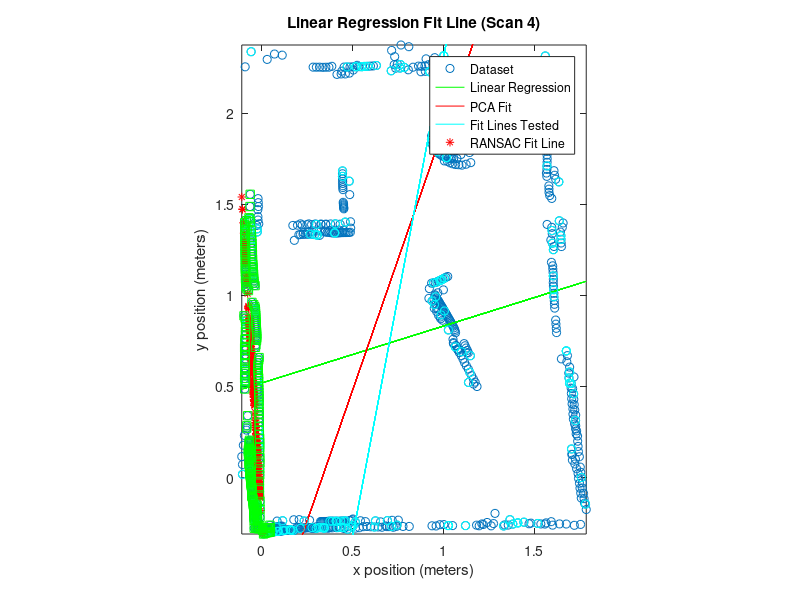

MATLAB code for this plot:
%% RANSAC Implementation
clear;
load('allRoomDataCleaned.mat');
x = data(1,:)';
y = data(2,:)';
p = polyfit(x, y, 1)
yp = polyval(p, x);
figure(1);clf;
plot(x,y, 'o');hold on;
plot(x, yp, 'g-');
axis equal;
title('Linear Regression Fit Line (Scan 4)');
xlabel('x position (meters)');
ylabel('y position (meters)');


coefficients = pca([x y]);
m = coefficients(2,1) / coefficients(1,1)
b = mean(y) - m * mean(x)
pcay = polyval([m b], x);
plot(x, pcay, 'r')

clearvars -except x y

points = [x y];

n = 100;
d = 0.05;

bestInliersSoFar = 0;
bestPoint1SoFar = [0 0];
bestPoint2SoFar = [0 0];
bestTestLineSoFar = [];
bestMatchedPoints = [];

% For each point pair
for i = 1:n
    matchedPoints = [];
    % Randomly select the points
    point1 = points(randi([1, length(points)]),:);
    point2 = points(randi([1, length(points)]),:);
    
    % Find and plot the line between them
    p = polyfit([point1(1) point2(1)], [point1(2) point2(2)], 1);
    testline = polyval(p, x);
    
%     plot(x, testline, 'cyan', 'HandleVisibility', 'off')
    
    % Plot the endpoints in cyan
    plot(point1(1), point1(2), 'cyano', 'HandleVisibility', 'off')
    plot(point2(1), point2(2), 'cyano', 'HandleVisibility', 'off')
    
    % Find the tangent vector
    That = (point2 - point1) ./ vecnorm(point2 - point1);
    % Find the normal vector
    Nhat = ([-That(2) That(1)]);
    
    A = point1;
    B = point2;
    
    That = [B(1) - A(1);B(2) - A(2);0]./vecnorm([B(1) - A(1);B(2) - A(2);0]);
    Khat = [0;0;1];
    Nhat = cross(That,Khat);
    
    inliers = 0;
    
    % Test every point with this fit line
    for j = 1:length(points)

        r = points(j,:) - point1;
        r(3) = 0;
        
        a = point1 - point2;
        a(3) = 0;
        b = points(j,:) - point2;
        b(3) = 0;
%         dist = norm(cross(a,b)) / norm(a);
        
        dist = dot(r,Nhat);
        
        if abs(dist) <= d
            inliers = inliers + 1;
            matchedPoints(end+1,:) = points(j,:);
        end
    end
    
    if inliers > bestInliersSoFar
        bestMatchedPoints = matchedPoints;
        bestPoint1SoFar = point1;
        bestPoint2SoFar = point2;
        bestTestLineSoFar = testline;
        bestInliersSoFar = inliers;
        disp(inliers)
    end
    
    axis([min(x) max(x) min(y) max(y)]);
    
%     pause(1)
end

plot(x, testline, 'cyan')
plot(x, bestTestLineSoFar, 'r*')

plot(bestMatchedPoints(:,1), bestMatchedPoints(:,2), 'gs')

legend('Dataset', 'Linear Regression', 'PCA Fit', 'Fit Lines Tested', 'RANSAC Fit Line')